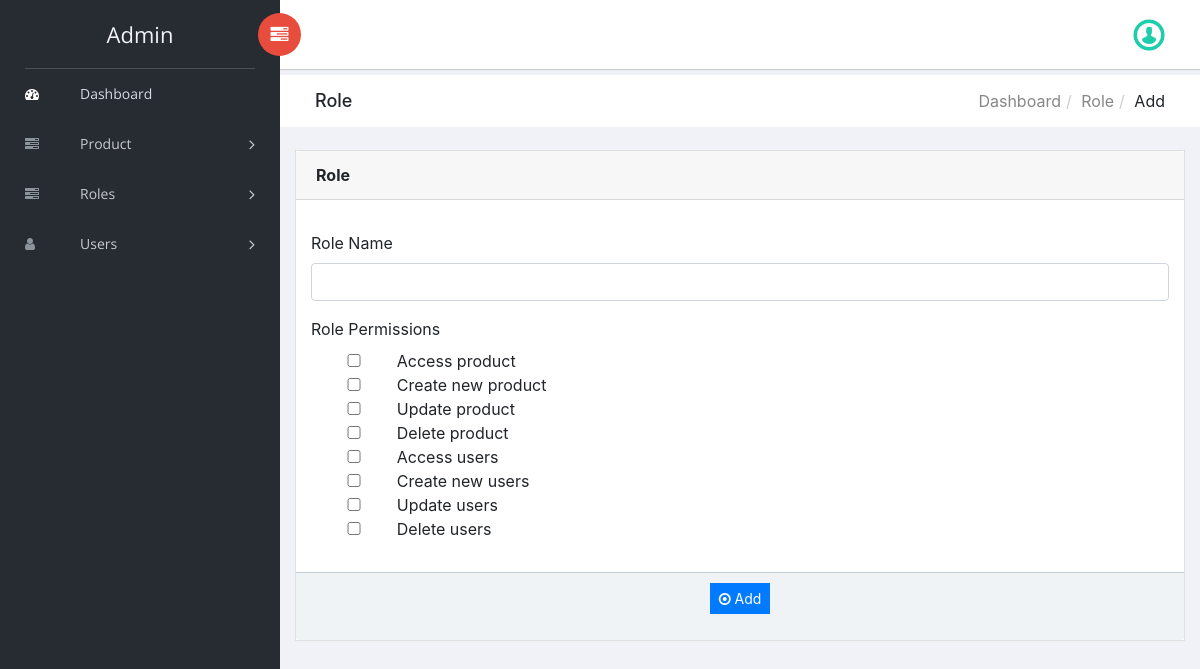
The page /Task/add-roles.php (signed in) on the database its author committed.
### tables this page shows
CREATE TABLE `tblpermissions` (
  `perm_mod` varchar(5) NOT NULL,
  `perm_id` int(11) NOT NULL,
  `perm_desc` varchar(255) NOT NULL
);

### Task/add-roles.php (the view, shortened to what this page needs)
<?php
include('includes/dbconnection.php');
if (strlen($_SESSION['ccmsaid']==0)) {
    header('location:logout.php');
} else{
?>
<!doctype html>
<html class="no-js" lang="en">
<head>
    <link rel="stylesheet" href="vendors/bootstrap/dist/css/bootstrap.min.css">
    <link rel="stylesheet" href="vendors/font-awesome/css/font-awesome.min.css">
    <link rel="stylesheet" href="vendors/themify-icons/css/themify-icons.css">
    <link rel="stylesheet" href="vendors/flag-icon-css/css/flag-icon.min.css">
    <link rel="stylesheet" href="vendors/selectFX/css/cs-skin-elastic.css">
    <link rel="stylesheet" href="assets/css/style.css">
</head>
<body>
    <?php include_once('includes/sidebar.php');?>
    <div id="right-panel" class="right-panel">
        <?php include_once('includes/header.php');?>
        <div class="breadcrumbs">
            <div class="col-sm-4">
                <div class="page-header float-left">
                    <div class="page-title">
                        <h1>Role</h1>
                    </div>
                </div>
            </div>
            <div class="col-sm-8">
                <div class="page-header float-right">
                    <div class="page-title">
                        <ol class="breadcrumb text-right">
                            <li><a href="dashboard.php">Dashboard</a></li>
                            <li><a href="add-computer.php">Role</a></li>
                            <li class="active">Add</li>
                        </ol>
                    </div>
                </div>
            </div>
        </div>
        <div class="content mt-3">
            <div class="animated fadeIn">
                <div class="row">
                    <div class="col-lg-6">
                    </div>
                    <div class="col-lg-12">
                        <div class="card">
                            <div class="card-header"><strong>Role</strong></div>
                            <form name="computer" method="post" action="">
                            <div class="card-body card-block">
                                <div class="form-group"><label for="company" class=" form-control-label">Role Name</label><input type="text" name="rolename" value="" class="form-control" id="rolename" required="true"></div>
                                                    <div class="form-group"><label for="city" class=" form-control-label">Role Permissions</label><br>
                                <?php $query=mysqli_query($con,"select * from  tblpermissions");
                                    while($row=mysqli_fetch_array($query))
                                    {
                                    ?>
                                    <input type="checkbox" name="roleperm[]" value="<?php echo $row['perm_id'];?>" style = "width: 10%;height: 13px;" id="roleperm"><?php echo $row['perm_desc'];?><br>
                                    <?php } ?>
                                                    </select></div>
                                                    </div>
                                                     <div class="card-footer">
                                                       <p style="text-align: center;"><button type="submit" class="btn btn-primary btn-sm" name="submit" id="submit">
                                                            <i class="fa fa-dot-circle-o"></i>  Add
                                                        </button></p>
                                                    </div>
                                                </div>
                                            </div>
                                            </div>
                                        </div>
                                    </div>
                                </div>
</body>
</html>
<?php }  ?>

### Task/includes/sidebar.php (shortened to what this page needs)
<aside id="left-panel" class="left-panel">
        <nav class="navbar navbar-expand-sm navbar-default">
<?php
$adminid=$_SESSION['ccmsaid'];
$ret=mysqli_query($con,"select UserName from tbladmin where ID='$adminid'");
$row=mysqli_fetch_array($ret);
$name=$row['UserName'];
?>
            <div class="navbar-header">
                <a class="navbar-brand" href="dashboard.php"> <?php echo $name; ?></a>
            </div>
            <div id="main-menu" class="main-menu collapse navbar-collapse">
                <ul class="nav navbar-nav">
                    <li class="active">
                        <a href="dashboard.php"> <i class="menu-icon fa fa-dashboard"></i>Dashboard </a>
                    </li>
<li class="menu-item-has-children dropdown">
                        <a href="#" class="dropdown-toggle" data-toggle="dropdown" aria-haspopup="true" aria-expanded="false"> <i class="menu-icon fa fa-tasks"></i>Product</a>
                    </li>
<li class="menu-item-has-children dropdown">
                        <a href="#" class="dropdown-toggle" data-toggle="dropdown" aria-haspopup="true" aria-expanded="false"> <i class="menu-icon fa fa-tasks"></i>Roles</a>
                    </li>
 <li class="menu-item-has-children dropdown">
                        <a href="add-users.php" class="dropdown-toggle" data-toggle="dropdown" aria-haspopup="true" aria-expanded="false"> <i class="menu-icon fa fa-user"></i>Users</a>
                    </li>
                </ul>
            </div>
        </nav>
    </aside>

### rows shown on the page
tblpermissions: perm_desc "Access product"
tblpermissions: perm_desc "Create new product"
tblpermissions: perm_desc "Update product"
tblpermissions: perm_desc "Delete product"
tblpermissions: perm_desc "Access users"
tblpermissions: perm_desc "Create new users"
tblpermissions: perm_desc "Update users"
tblpermissions: perm_desc "Delete users"

### other values the page prints
$name "Admin"
